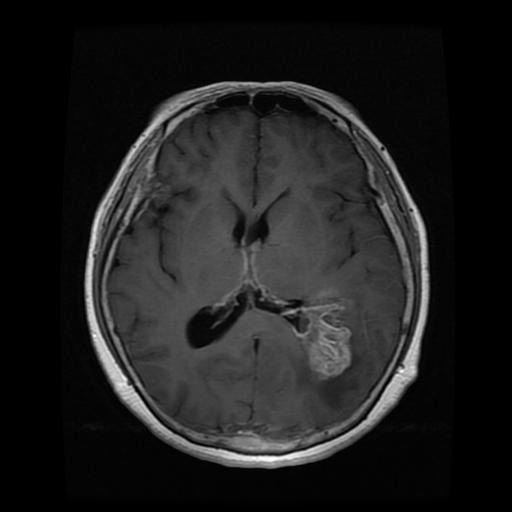
#> input picture 2025-Y2-S1-MLB-B13G1-07/data/raw/Dataset/Training/glioma_tumor/gg (10).jpg, 512 x 512 px, found by its file name; its folder holds only this picture in this run
$ jupyter execute --allow-errors it24103754_preprocessing_technique.ipynb   (shell and % lines are left out)
#> lines starting #> are read from the running program, lines starting #| are printed output that depends on the picture
#> further down, img is the input picture: shape (512, 512, 3); min 0, max 255, mean 30.7
# Imports and misc

[cell 1]
from google.colab import drive
drive.mount('/content/drive')

[cell 2]
dataset_path = "/content/drive/MyDrive/AIML/brain_tumor_dataset"

[cell 3]
import os
import numpy as np
import pandas as pd
import numpy as np
import matplotlib.pyplot as plt
import mplcyberpunk
plt.style.use("cyberpunk")
import seaborn as sns
import time
import cv2
from tqdm import tqdm
import tensorflow as tf
from tensorflow.keras.preprocessing.image import ImageDataGenerator
from tensorflow.keras.models import Sequential
from tensorflow.keras.layers import Conv2D, MaxPooling2D, Flatten, Dense, Dropout, Input
from tensorflow.keras.optimizers import Adam
from sklearn.model_selection import train_test_split
from sklearn.metrics import accuracy_score
from sklearn.metrics import classification_report,confusion_matrix
import io
from PIL import Image
from warnings import filterwarnings

# Preparing data

[cell 4]
X_train = []
y_train = []
X_test = []
y_test = []

labels = ['glioma_tumor','no_tumor','meningioma_tumor','pituitary_tumor']
image_size = 256

# Training set
#> (the rest of this cell did not finish here and is left out)

#> (a cell that did not finish here is left out)

**Glioma Tumor:**
>Originating in the brain or spine's glial cells, gliomas represent 30% of all brain and central nervous system tumors. They are mostly malignant, with symptoms that vary depending on location, frequently resulting in seizures, cognitive impairments, or motor deficits.

**Meningioma Tumor:**
>Meningiomas, arising from the meninges enveloping the brain and spinal cord, are slow-growing tumors. While they typically are asymptomatic, they can cause seizures, cognitive decline, vision disturbances, or motor deficits depending on their location.

**Pituitary Tumor:**
>Pituitary adenomas, mostly benign, occur in the pituitary gland, accounting for 10-25% of intracranial neoplasms. They may cause hormonal imbalances, resulting in a variety of symptoms including headaches, vision changes, or hormonal dysfunctions.

# Visualization

[cell 6]
# Calculate the bar plot for each label
label_counts = {label: np.sum(y_train == label) for label in labels}

# Plot the bar plot and sample images in one chart
plt.figure(figsize=(8, 6))

colors = ["C0", "C1", "C2", "C3"]

# Plot the histogram
plt.subplot(2, 1, 1)
bars = plt.bar(label_counts.keys(), label_counts.values(), color=colors)
mplcyberpunk.add_bar_gradient(bars=bars)
#> (this line was passed over: mplcyberpunk is not available in this run)
# plt.xlabel('Labels')
plt.ylabel('Count')
plt.title('Distribution of Labels')

# Plot sample images from each label
k = 0
#> (the rest of this cell did not finish here and is left out)

# Applying CLAHE

[cell 7]
# -------------------------------
# Preparing data with CLAHE
# -------------------------------

X_train = []
y_train = []
X_test = []
y_test = []

labels = ['glioma_tumor','no_tumor','meningioma_tumor','pituitary_tumor']
image_size = 256

# Initialize CLAHE
clahe = cv2.createCLAHE(clipLimit=2.0, tileGridSize=(8,8))

# Function to apply CLAHE
def apply_clahe(img):
    # Convert to LAB color space
    lab = cv2.cvtColor(img, cv2.COLOR_BGR2LAB)
#> lab: shape (512, 512, 3); mean of channels 0, 1, 2 32.1, 128, 128
    l, a, b = cv2.split(lab)
#> a: shape (512, 512); every value is 128

    # Apply CLAHE on L channel
    l_clahe = clahe.apply(l)
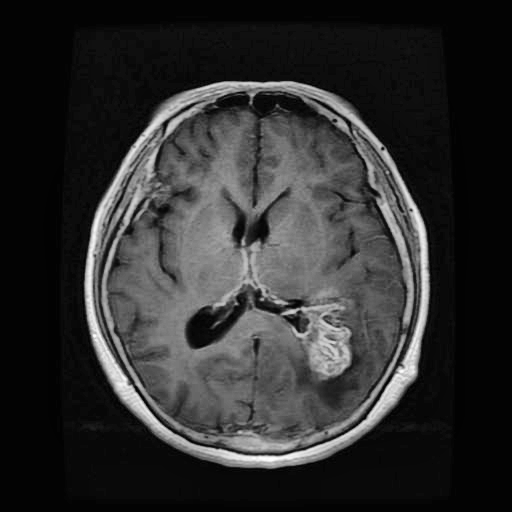
#> l_clahe: shape (512, 512); min 1, max 255, mean 46.5

    # Merge channels back
    lab_clahe = cv2.merge((l_clahe, a, b))
#> lab_clahe: shape (512, 512, 3); mean of channels 0, 1, 2 46.5, 128, 128
    img_clahe = cv2.cvtColor(lab_clahe, cv2.COLOR_LAB2BGR)
#> `img = cv2.resize(img, (image_size, image_size))`:
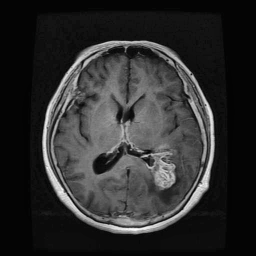
#> img: shape (256, 256, 3); mean B, G, R 45.4, 45.5, 45.4
    return img_clahe

# Training set
#> (the rest of this cell did not finish here and is left out)

[cell 8]
# -------------------------------
# Visualize Original vs CLAHE
# -------------------------------

import matplotlib.pyplot as plt

# Pick a sample image from one of the folders
sample_path = os.path.join(dataset_path, "Training", "glioma_tumor")
sample_img = cv2.imread(os.path.join(sample_path, os.listdir(sample_path)[0]))

# Apply CLAHE
clahe_img = apply_clahe(sample_img)

# Convert BGR (OpenCV) -> RGB (matplotlib)
sample_img_rgb = cv2.cvtColor(sample_img, cv2.COLOR_BGR2RGB)
clahe_img_rgb  = cv2.cvtColor(clahe_img, cv2.COLOR_BGR2RGB)

# Show side-by-side
plt.figure(figsize=(10,5))

plt.subplot(1,2,1)
plt.imshow(sample_img_rgb)
plt.title("Original Image")
plt.axis("off")

plt.subplot(1,2,2)
plt.imshow(clahe_img_rgb)
plt.title("CLAHE Enhanced Image")
plt.axis("off")

plt.suptitle("Original vs CLAHE Preprocessing", fontsize=14)
plt.show()
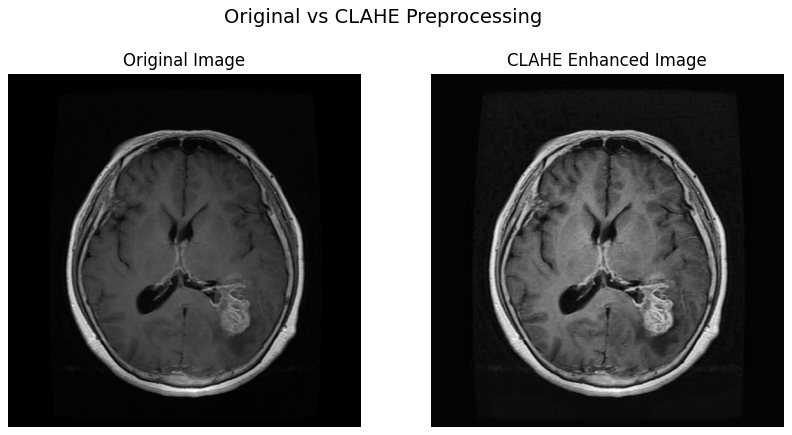
#> figure drawn by matplotlib, 2 panels
